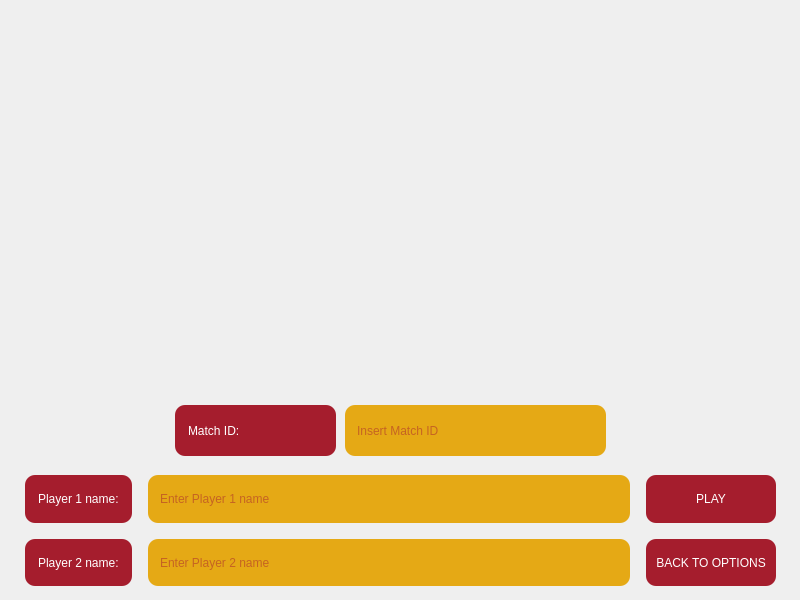
<?xml version="1.0" encoding="UTF-8"?>
<ui version="4.0">
 <class>matchSetup</class>
 <widget class="QWidget" name="matchSetup">
  <property name="geometry">
   <rect>
    <x>0</x>
    <y>0</y>
    <width>800</width>
    <height>600</height>
   </rect>
  </property>
  <property name="sizePolicy">
   <sizepolicy hsizetype="Expanding" vsizetype="Expanding">
    <horstretch>0</horstretch>
    <verstretch>0</verstretch>
   </sizepolicy>
  </property>
  <widget class="QLineEdit" name="lineEditMatchID">
   <property name="geometry">
    <rect>
     <x>340</x>
     <y>400</y>
     <width>271</width>
     <height>61</height>
    </rect>
   </property>
   <property name="sizePolicy">
    <sizepolicy hsizetype="Expanding" vsizetype="Expanding">
     <horstretch>0</horstretch>
     <verstretch>0</verstretch>
    </sizepolicy>
   </property>
   <property name="styleSheet">
    <string notr="true">color: rgb(165, 29, 45);
                                        background-color: rgba(229, 165, 10, 0.95);
                                        padding: 10px;
                                        border-radius: 10px;
                                        margin: 5px;
                                        border-color: rgb(165, 29, 45);
                                    </string>
   </property>
   <property name="text">
    <string/>
   </property>
   <property name="placeholderText">
    <string>Insert Match ID</string>
   </property>
  </widget>
  <widget class="QLabel" name="matchIDLabel">
   <property name="geometry">
    <rect>
     <x>170</x>
     <y>400</y>
     <width>171</width>
     <height>61</height>
    </rect>
   </property>
   <property name="sizePolicy">
    <sizepolicy hsizetype="Expanding" vsizetype="Expanding">
     <horstretch>0</horstretch>
     <verstretch>0</verstretch>
    </sizepolicy>
   </property>
   <property name="styleSheet">
    <string notr="true">    color: white;
                                        background-color: rgb(165, 29, 45);
                                        padding: 10px;
                                        border-radius: 10px;
                                        margin: 5px;</string>
   </property>
   <property name="text">
    <string>Match ID:</string>
   </property>
  </widget>
  <widget class="QWidget" name="layoutWidget_2">
   <property name="geometry">
    <rect>
     <x>20</x>
     <y>470</y>
     <width>761</width>
     <height>121</height>
    </rect>
   </property>
   <layout class="QGridLayout" name="gridLayout" rowstretch="0,0" columnstretch="0,1,0">
    <item row="0" column="1">
     <widget class="QLineEdit" name="lineEditPlayer1">
      <property name="sizePolicy">
       <sizepolicy hsizetype="Expanding" vsizetype="Expanding">
        <horstretch>0</horstretch>
        <verstretch>0</verstretch>
       </sizepolicy>
      </property>
      <property name="styleSheet">
       <string notr="true">color: rgb(165, 29, 45);
                                        background-color: rgba(229, 165, 10, 0.95);
                                        padding: 10px;
                                        border-radius: 10px;
                                        margin: 5px;
                                        border-color: rgb(165, 29, 45);
                                    </string>
      </property>
      <property name="text">
       <string/>
      </property>
      <property name="placeholderText">
       <string>Enter Player 1 name</string>
      </property>
     </widget>
    </item>
    <item row="0" column="0">
     <widget class="QLabel" name="labelPlayer1name">
      <property name="sizePolicy">
       <sizepolicy hsizetype="Expanding" vsizetype="Expanding">
        <horstretch>0</horstretch>
        <verstretch>0</verstretch>
       </sizepolicy>
      </property>
      <property name="styleSheet">
       <string notr="true">    color: white;
                                        background-color: rgb(165, 29, 45);
                                        padding: 10px;
                                        border-radius: 10px;
                                        margin: 5px;</string>
      </property>
      <property name="text">
       <string>Player 1 name:</string>
      </property>
     </widget>
    </item>
    <item row="1" column="1">
     <widget class="QLineEdit" name="lineEditPlayer2">
      <property name="sizePolicy">
       <sizepolicy hsizetype="Expanding" vsizetype="Expanding">
        <horstretch>0</horstretch>
        <verstretch>0</verstretch>
       </sizepolicy>
      </property>
      <property name="styleSheet">
       <string notr="true">color: rgb(165, 29, 45);
                                        background-color: rgba(229, 165, 10, 0.95);
                                        padding: 10px;
                                        border-radius: 10px;
                                        margin: 5px;
                                        border-color: rgb(165, 29, 45);
                                    </string>
      </property>
      <property name="text">
       <string/>
      </property>
      <property name="placeholderText">
       <string>Enter Player 2 name</string>
      </property>
     </widget>
    </item>
    <item row="1" column="0">
     <widget class="QLabel" name="labelPlayer2name">
      <property name="sizePolicy">
       <sizepolicy hsizetype="Expanding" vsizetype="Expanding">
        <horstretch>0</horstretch>
        <verstretch>0</verstretch>
       </sizepolicy>
      </property>
      <property name="styleSheet">
       <string notr="true">    color: white;
                                        background-color: rgb(165, 29, 45);
                                        padding: 10px;
                                        border-radius: 10px;
                                        margin: 5px;</string>
      </property>
      <property name="text">
       <string>Player 2 name:</string>
      </property>
     </widget>
    </item>
    <item row="0" column="2">
     <widget class="QPushButton" name="buttonPlay">
      <property name="sizePolicy">
       <sizepolicy hsizetype="Expanding" vsizetype="Expanding">
        <horstretch>0</horstretch>
        <verstretch>0</verstretch>
       </sizepolicy>
      </property>
      <property name="styleSheet">
       <string notr="true">    color: white;
                                        background-color: rgb(165, 29, 45);
                                        padding: 10px;
                                        border-radius: 10px;
                                        margin: 5px;</string>
      </property>
      <property name="text">
       <string>PLAY</string>
      </property>
     </widget>
    </item>
    <item row="1" column="2">
     <widget class="QPushButton" name="buttonBack">
      <property name="sizePolicy">
       <sizepolicy hsizetype="Expanding" vsizetype="Expanding">
        <horstretch>0</horstretch>
        <verstretch>0</verstretch>
       </sizepolicy>
      </property>
      <property name="styleSheet">
       <string notr="true">    color: white;
                                        background-color: rgb(165, 29, 45);
                                        padding: 10px;
                                        border-radius: 10px;
                                        margin: 5px;</string>
      </property>
      <property name="text">
       <string>BACK TO OPTIONS</string>
      </property>
     </widget>
    </item>
   </layout>
  </widget>
 </widget>
 <resources/>
 <connections/>
</ui>
